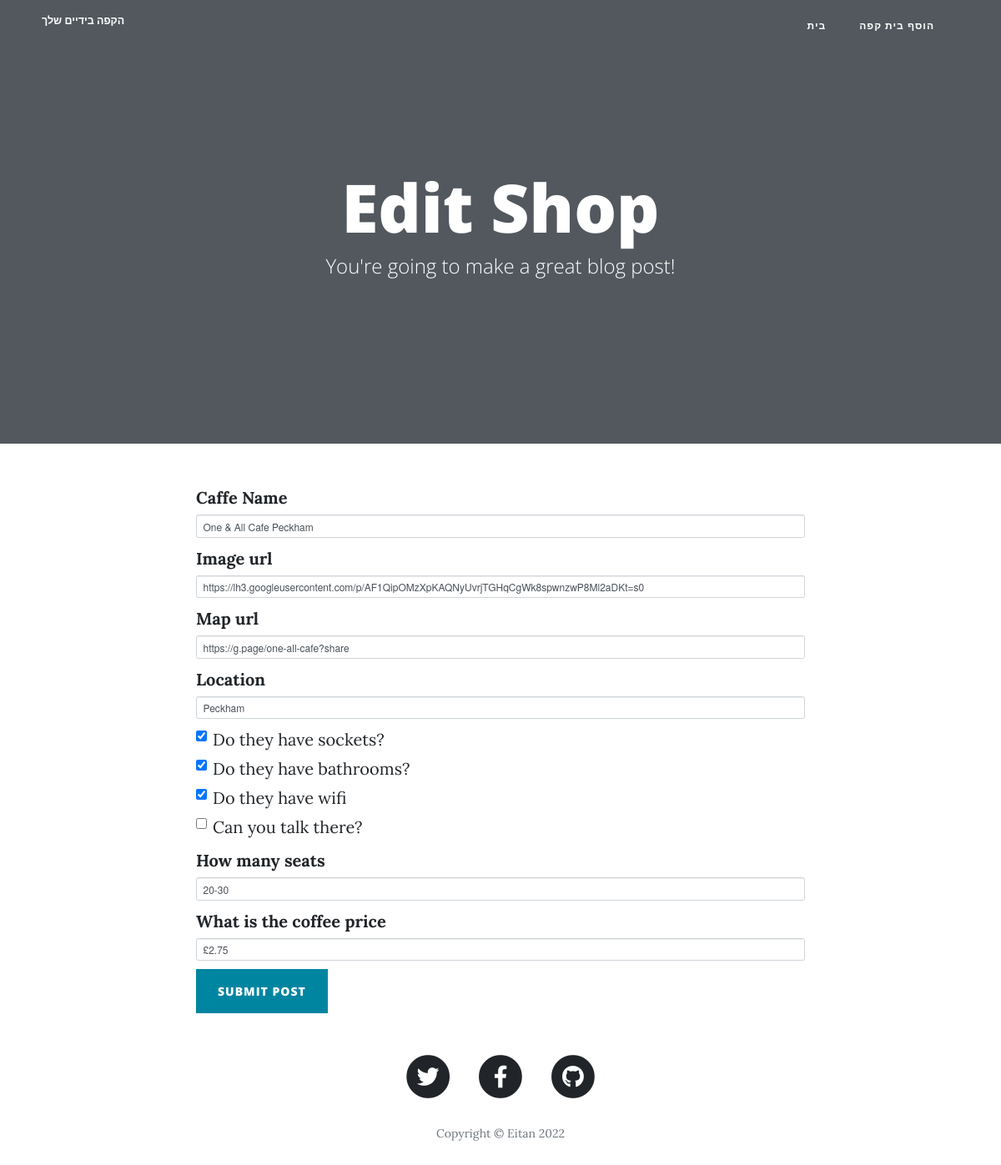
The page /edit_shop/3 on the database its author committed.
### main.py (models this page shows)
class CafeShops(db.Model):
    __tablename__ = "cafe"
    id = db.Column(db.Integer, primary_key=True)
    name = db.Column(db.String(250), unique=True, nullable=False)
    img_url = db.Column(db.String(250), nullable=False)
    map_url = db.Column(db.String(250), nullable=False)
    location = db.Column(db.String(250), nullable=False)
    has_sockets = db.Column(db.Boolean, nullable=False)
    has_toilet = db.Column(db.Boolean, nullable=False)
    has_wifi = db.Column(db.Boolean, nullable=False)
    can_take_calls = db.Column(db.Boolean, nullable=False)
    seats = db.Column(db.String(250), nullable=False)
    coffee_price = db.Column(db.String(250), nullable=False)

### main.py (the view, shortened to what this page needs)
@app.route("/edit_shop/<int:shop_id>", methods=["GET", "POST"])
def edit_shop(shop_id):
    shop = CafeShops.query.get(shop_id)
    edit_form = CreatePostForm(
        name=shop.name,
        img_url=shop.img_url,
        map_url=shop.map_url,
        location=shop.location,
        has_sockets=shop.has_sockets,
        has_toilet=shop.has_toilet,
        has_wifi=shop.has_wifi,
        can_take_calls=shop.can_take_calls,
        seats=shop.seats,
        coffee_price=shop.coffee_price,
    )
    return render_template("new_shop.html", is_edit=True, form=edit_form, now=now)

### main.py
class CreatePostForm(FlaskForm):
    name = StringField("Caffe Name", validators=[DataRequired()])
    img_url = StringField("Image url", validators=[DataRequired()])
    map_url = StringField("Map url", validators=[DataRequired()])
    location = StringField("Location", validators=[DataRequired()])
    has_sockets = BooleanField("Do they have sockets?")
    has_toilet = BooleanField("Do they have bathrooms?")
    has_wifi = BooleanField("Do they have wifi")
    can_take_calls = BooleanField("Can you talk there?")
    seats = StringField("How many seats", validators=[DataRequired()])
    coffee_price = StringField("What is the coffee price", validators=[DataRequired()])
    submit = SubmitField("Submit Post")

### templates/new_shop.html (shortened to what this page needs)
{% extends 'bootstrap/base.html' %}
{% import "bootstrap/wtf.html" as wtf %}
{% block content %}
{% include "header.html" %}
  <header class="masthead" style="background-image: none">
    <div class="overlay"></div>
    <div class="container">
      <div class="row">
        <div class="col-lg-8 col-md-10 mx-auto">
          <div class="page-heading">
            {% if is_edit: %}
              <h1>Edit Shop</h1>
            {% else: %}
              <h1>New Caffe shop</h1>
            {% endif %}
            <span class="subheading">You're going to make a great blog post!</span>
          </div>
        </div>
      </div>
    </div>
  </header>
  <div class="container">
    <div class="row">
      <div class="col-lg-8 col-md-10 mx-auto">
        {{ wtf.quick_form(form, novalidate=True, button_map={'submit': 'primary'}) }}
      </div>
    </div>
  </div>
{% include "footer.html" %}
{% endblock %}

### rows shown on the page
CafeShops: name "One & All Cafe Peckham", img_url "https://lh3.googleusercontent.com/p/AF1QipOMzXpKAQNyUvrjTGHqCgWk8spwnzwP8Ml2aDKt=s0", map_url "https://g.page/one-all-cafe?share", location "Peckham", has_sockets "☑", has_toilet "☑", has_wifi "☑", seats "20-30", coffee_price "£2.75"

### other values the page prints
{{ now.year }} "2022"
